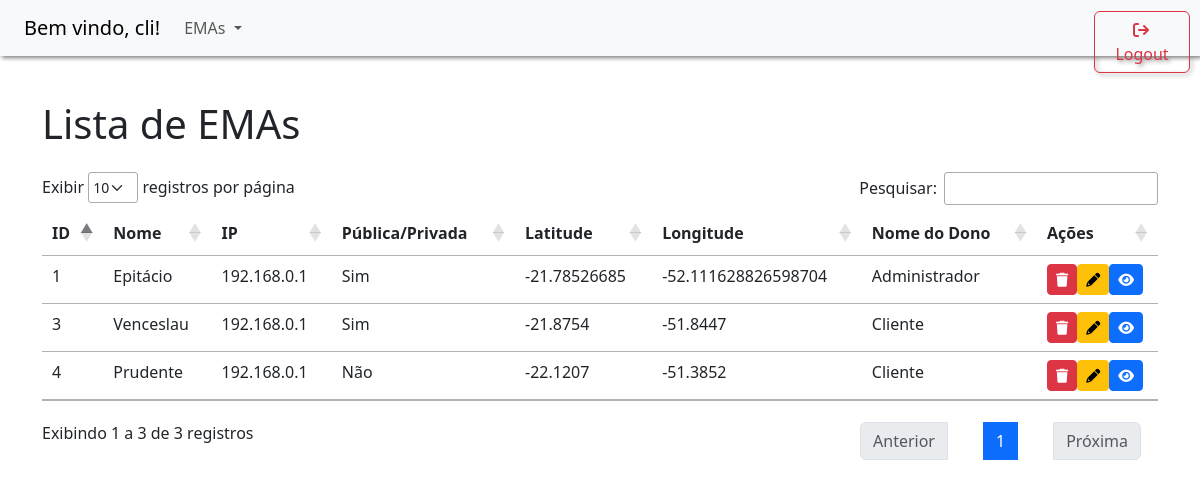
The page /Tela_Listar_EMAs.php (signed in) on the database its author committed.
### tables this page shows
CREATE TABLE IF NOT EXISTS emas (
  idema INT NOT NULL AUTO_INCREMENT,
  nome VARCHAR(45) NOT NULL,
  ip VARCHAR(45) NOT NULL,
  publica INT NOT NULL,
  latitude VARCHAR(45) NOT NULL,
  longitude VARCHAR(45) NOT NULL,
  usuarios_idusuario INT NOT NULL,
  ativa INT NOT NULL,
  topico_kafka VARCHAR (45) NOT NULL,
   
  status_ema VARCHAR (10) NULL,
  carga_bateria FLOAT NULL, 
  uptime VARCHAR(50) NULL,
  diagnosticos_nao_previstos JSON NULL,
  PRIMARY KEY (idema, usuarios_idusuario),
    FOREIGN KEY (usuarios_idusuario)
    REFERENCES usuarios (idusuario));

CREATE TABLE IF NOT EXISTS usuarios (
  idusuario INT NOT NULL AUTO_INCREMENT,
  nome_usuario VARCHAR(45) NOT NULL,
  nome_login VARCHAR(45) NOT NULL,
  email VARCHAR(45) NOT NULL,
  senha VARCHAR(100) NOT NULL,
  nivel_acesso INT NOT NULL,
  ativo INT NOT NULL,
  PRIMARY KEY (idusuario));

### controllers/controller_ema.php (the view, shortened to what this page needs)
<?php
function listarEMAs() {
    if (isset($_SESSION['nivel_acesso'])) {
        $conexao = conectarBanco();
        if ($_SERVER['REQUEST_METHOD'] === 'POST') {
            $nome = $_POST['nome'];
            $sql = "SELECT * FROM emas WHERE 1 = 1 AND ativa = 1";
            if (!empty($nome)) {
                $sql .= " AND nome LIKE '%$nome%'";
            }
            $result = $conexao->query($sql);
        } else {
            $nivelAcesso = $_SESSION['nivel_acesso'];
            if ($nivelAcesso == 1) {
                $sql = 'SELECT * FROM emas WHERE ativa = 1';
            } elseif ($nivelAcesso == 2) {
                $idUsuario = $_SESSION['idusuario'];
                $sql = "SELECT * FROM emas WHERE (usuarios_idusuario = $idUsuario OR publica = 1) AND ativa = 1";
            }
            $result = $conexao->query($sql);
        }
        if ($result->num_rows >= 0) {
            while ($row = $result->fetch_assoc()) {
                echo '<tr id="row-' . $row['idema'] . '">';
                echo '<td>' . $row['idema'] . '</td>';
                echo '<td>' . $row['nome'] . '</td>';
                echo '<td>' . $row['ip'] . '</td>';
                if ($row['publica'] == 0) {
                    echo '<td>Não</td>';
                } else {
                    echo'<td>Sim</td>';
                }
                echo '<td>' . $row['latitude'] . '</td>';
                echo '<td>' . $row['longitude'] . '</td>';
                $iddono = $row['usuarios_idusuario'];
                $query = "SELECT nome_usuario FROM usuarios WHERE idusuario = '$iddono'";
                $resultado = $conexao->query($query);
                if (!$resultado) {
                    die("Erro na consulta: " . $conexao->error);
                } else if ($resultado) {
                    $rowDono = $resultado->fetch_assoc();
                    if ($rowDono) {
                        $nome_dono = $rowDono['nome_usuario'];
                        echo '<td>' . $nome_dono . '</td>';
                    } else {
                        echo '<td>Não encontrado</td>';
                    }
                } else {
                    echo '<td>Erro na consulta</td>';
                }
                echo '<td>';
                echo '<button name="btn-excluir-ema" type="button" class="btn btn-danger btn-sm" onclick="excluirEMA(' . $row['idema'] . ')">';
                echo '<i class="fas fa-trash"></i>';
                echo '</button>';
                echo '<a href="Tela_Alterar_EMA.php?idema=' . $row['idema'] . '"><button name="btn-alterar-ema" type="button" class="btn btn-warning btn-sm" onclick="">';
                echo '<i class="fas fa-pencil"></i>';
                echo '</button>';
                echo '<a href="Tela_Visualizar_EMA.php?idema=' . $row['idema'] . '"><button name="btn-visualizar-ema" type="button" class="btn btn-primary btn-sm" onclick="">';
                echo '<i class="fas fa-eye"></i>';
                echo '</button></a>';
                echo '</td>';
                echo '</tr>';
            }
        } else {
            echo '<tr><td colspan="7">Nenhum dado encontrado.</td></tr>';
        }
    } else {
        echo 'Usuário não está logado ou não tem nível de acesso definido.';
    }
}
?>

### css/style.css (style rules this page uses)
html, body { height: 100%; }
body { display: -ms-flexbox; display: -webkit-box; display: flex; -ms-flex-align: center; -ms-flex-pack: center; -webkit-box-align: center; align-items: center; -webkit-box-pack: center; justify-content: center; padding-top: 40px; padding-bottom: 40px; background-color: #f5f5f5; }

### rows shown on the page
emas: idema "1", nome "Epitácio", ip "192.168.0.1", publica "Sim", latitude "-21.78526685", longitude "-52.111628826598704", usuarios_idusuario.nome_usuario "Administrador"
emas: idema "3", nome "Venceslau", ip "192.168.0.1", publica "Sim", latitude "-21.8754", longitude "-51.8447", usuarios_idusuario.nome_usuario "Cliente"
emas: idema "4", nome "Prudente", ip "192.168.0.1", publica "Não", latitude "-22.1207", longitude "-51.3852", usuarios_idusuario.nome_usuario "Cliente"

### other values the page prints
$_SESSION['nome_login'] "cli"
